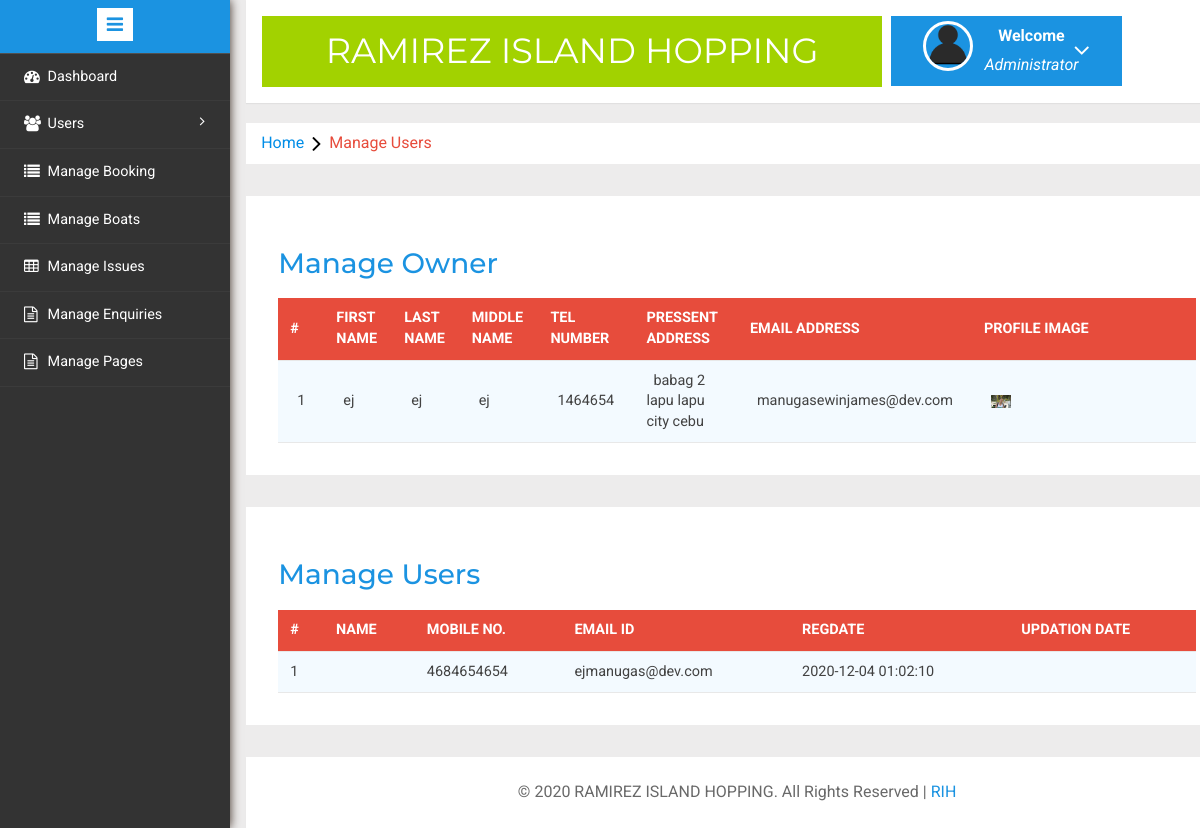
Before: /admin/manage-users.php (signed in) with the older database file.
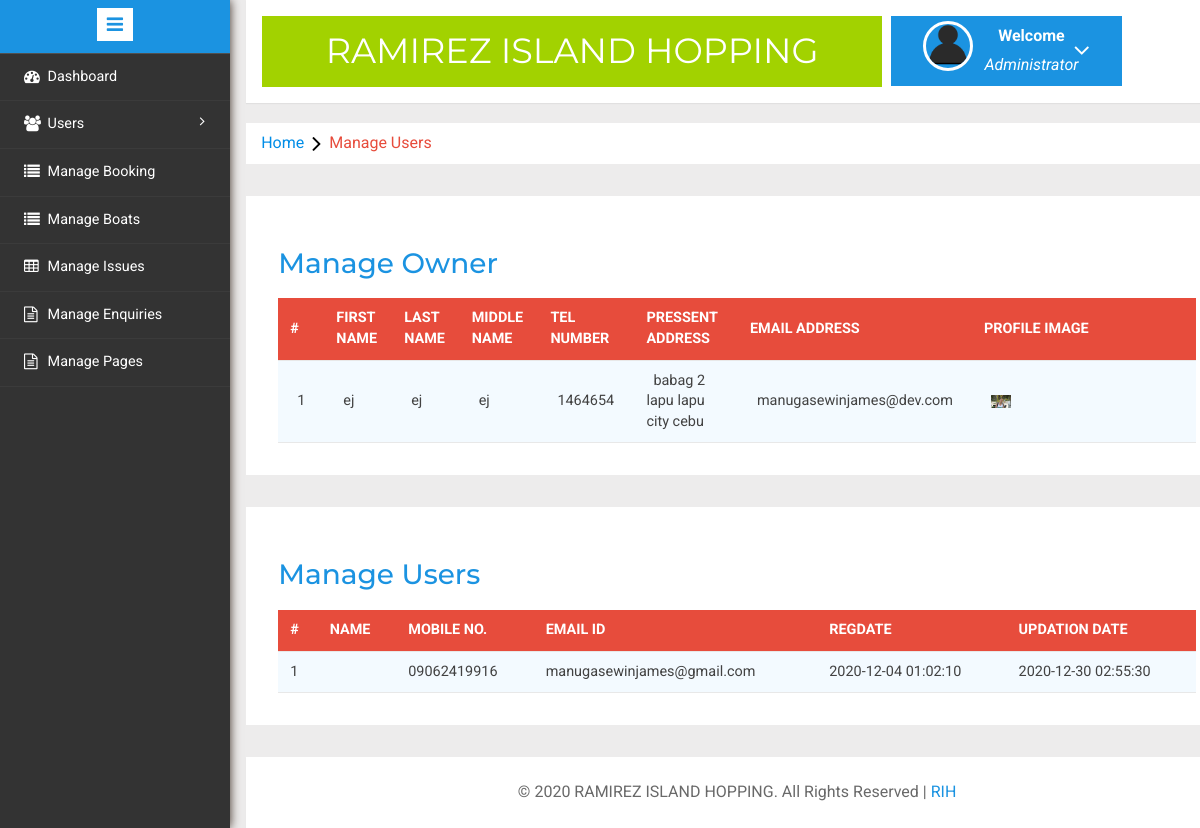
After: the same page with the newer database file.
### tables this page shows
CREATE TABLE `tblusers` (
  `id` int(11) NOT NULL,
  `Fname` varchar(100) DEFAULT NULL,
  `Mname` varchar(100) NOT NULL,
  `Lname` varchar(100) NOT NULL,
  `MobileNumber` char(15) DEFAULT NULL,
  `EmailId` varchar(70) DEFAULT NULL,
  `Gnder` varchar(2) NOT NULL,
  `Password` varchar(100) DEFAULT NULL,
  `RegDate` timestamp NULL DEFAULT current_timestamp(),
  `UpdationDate` timestamp NULL DEFAULT NULL ON UPDATE current_timestamp()
);

### admin/manage-users.php (the view, shortened to what this page needs)
<?php
include('includes/config.php');
if(strlen($_SESSION['alogin'])==0)
	{
header('location:index.php');
}
else{
	?>
<!DOCTYPE HTML>
<html>
<head>
<link href="css/bootstrap.min.css" rel='stylesheet' type='text/css' />
<link href="css/style.css" rel='stylesheet' type='text/css' />
<link rel="stylesheet" href="css/morris.css" type="text/css"/>
<link href="css/font-awesome.css" rel="stylesheet">
<link rel="stylesheet" type="text/css" href="css/table-style.css" />
<link rel="stylesheet" type="text/css" href="css/basictable.css" />
<link rel="stylesheet" href="css/icon-font.min.css" type='text/css' />
</head>
<body>
   <div class="page-container">
<div class="left-content">
	   <div class="mother-grid-inner">
				<?php include('includes/header.php');?>
				</div>
<ol class="breadcrumb">
                <li class="breadcrumb-item"><a href="index.html">Home</a><i class="fa fa-angle-right"></i>Manage Users</li>
            </ol>
<div class="agile-grids">
				<div class="agile-tables">
					<div class="w3l-table-info">
					  <h2>Manage Owner</h2>
					    <table id="table">
						<thead>
						  <tr>
						  <th>#</th>
							<th>First Name</th>
							<th>Last Name</th>
							<th>Middle Name</th>
							<th>tel Number</th>
							<th>Pressent Address</th>
							<th>Email Address</th>
							<th>Profile Image</th>
						  </tr>
						</thead>
						<tbody>
<?php $sql = "SELECT * from tblowners";
$query = $dbh -> prepare($sql);
$query->execute();
$results=$query->fetchAll(PDO::FETCH_OBJ);
$cnt=1;
if($query->rowCount() > 0)
{
foreach($results as $result)
{				?>
						  <tr>
							<td><?php echo htmlentities($cnt);?></td>
							<td><?php echo htmlentities($result->first_name);?></td>
							<td><?php echo htmlentities($result->last_name);?></td>
							<td><?php echo htmlentities($result->mid_name);?></td>
							<td><?php echo htmlentities($result->tel_number);?></td>
							<td><?php echo htmlentities($result->pre_address);?></td>
							<td><?php echo htmlentities($result->email_address);?></td>
							<td><img width="10%" src="pacakgeimages/<?php echo htmlentities($result->profiles);?>"></img></td>
						  </tr>
						 <?php $cnt=$cnt+1;} }?>
						</tbody>
					  </table>
					</div>
			</div>
				<div class="agile-tables">
					<div class="w3l-table-info">
					  <h2>Manage Users</h2>
					    <table id="table">
						<thead>
						  <tr>
						  <th>#</th>
							<th>Name</th>
							<th>Mobile No.</th>
							<th>Email Id</th>
							<th>RegDate </th>
							<th>Updation Date</th>
						  </tr>
						</thead>
						<tbody>
<?php $sql = "SELECT * from tblusers";
$query = $dbh -> prepare($sql);
$query->execute();
$results=$query->fetchAll(PDO::FETCH_OBJ);
$cnt=1;
if($query->rowCount() > 0)
{
foreach($results as $result)
{				?>
						  <tr>
							<td><?php echo htmlentities($cnt);?></td>
							<td><?php echo htmlentities($result->FullName);?></td>
							<td><?php echo htmlentities($result->MobileNumber);?></td>
							<td><?php echo htmlentities($result->EmailId);?></td>
							<td><?php echo htmlentities($result->RegDate);?></td>
							<td><?php echo htmlentities($result->UpdationDate);?></td>
						  </tr>
						 <?php $cnt=$cnt+1;} }?>
						</tbody>
					  </table>
					</div>
			</div>
<?php include('includes/footer.php');?>
</div>
</div>
						<?php include('includes/sidebarmenu.php');?>
							</div>
</body>
</html>
<?php } ?>

Changed rows visible on the page:
changed tblusers: MobileNumber "4684654654" → "09062419916"; EmailId "ejmanugas@dev.com" → "manugasewinjames@gmail.com"; UpdationDate (not shown) → "2020-12-30 02:55:30"
